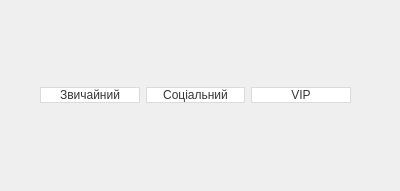
<?xml version="1.0" encoding="UTF-8"?>
<ui version="4.0">
 <class>MainWindow</class>
 <widget class="QMainWindow" name="MainWindow">
  <property name="geometry">
   <rect>
    <x>0</x>
    <y>0</y>
    <width>400</width>
    <height>191</height>
   </rect>
  </property>
  <property name="windowTitle">
   <string>MainWindow</string>
  </property>
  <property name="windowIcon">
   <iconset resource="resource.qrc">
    <normaloff>:/icons/icons/Bank.png</normaloff>:/icons/icons/Bank.png</iconset>
  </property>
  <property name="iconSize">
   <size>
    <width>20</width>
    <height>20</height>
   </size>
  </property>
  <widget class="QWidget" name="centralwidget">
   <widget class="QWidget" name="layoutWidget">
    <property name="geometry">
     <rect>
      <x>40</x>
      <y>60</y>
      <width>311</width>
      <height>71</height>
     </rect>
    </property>
    <layout class="QHBoxLayout" name="horizontalLayout">
     <item>
      <widget class="QPushButton" name="pushButton_std">
       <property name="styleSheet">
        <string notr="true">QPushButton{
  background-color: #fff;
  border: 1px solid #dbdbdb;
  border-radius: .375em;
  color: #363636;
  font-family: &quot;Segoe UI&quot;;
  font-size: 1rem;
  height: 2.5em;
  line-height: 1.5;
  padding: calc(0.5em - 1px) 1em;
  position: relative;
  text-align: center;
  vertical-align: top;
  white-space: nowrap;
}

QPushButton::pressed {
  border-color: #4a4a4a;
  outline: 0;
}
</string>
       </property>
       <property name="text">
        <string>Звичайний</string>
       </property>
      </widget>
     </item>
     <item>
      <widget class="QPushButton" name="pushButton_soc">
       <property name="styleSheet">
        <string notr="true">QPushButton{
  background-color: #fff;
  border: 1px solid #dbdbdb;
  border-radius: .375em;
  color: #363636;
  font-family: &quot;Segoe UI&quot;;
  font-size: 1rem;
  height: 2.5em;
  line-height: 1.5;
  padding: calc(0.5em - 1px) 1em;
  position: relative;
  text-align: center;
  vertical-align: top;
  white-space: nowrap;
}

QPushButton::pressed {
  border-color: #4a4a4a;
  outline: 0;
}
</string>
       </property>
       <property name="text">
        <string>Соціальний</string>
       </property>
      </widget>
     </item>
     <item>
      <widget class="QPushButton" name="pushButton_vip">
       <property name="styleSheet">
        <string notr="true">QPushButton{
  background-color: #fff;
  border: 1px solid #dbdbdb;
  border-radius: .375em;
  color: #363636;
  font-family: &quot;Segoe UI&quot;;
  font-size: 1rem;
  height: 2.5em;
  line-height: 1.5;
  padding: calc(0.5em - 1px) 1em;
  position: relative;
  text-align: center;
  vertical-align: top;
  white-space: nowrap;
}

QPushButton::pressed {
  border-color: #4a4a4a;
  outline: 0;
}
</string>
       </property>
       <property name="text">
        <string>VIP</string>
       </property>
      </widget>
     </item>
    </layout>
   </widget>
  </widget>
 </widget>
 <resources>
  <include location="resource.qrc"/>
 </resources>
 <connections/>
</ui>
